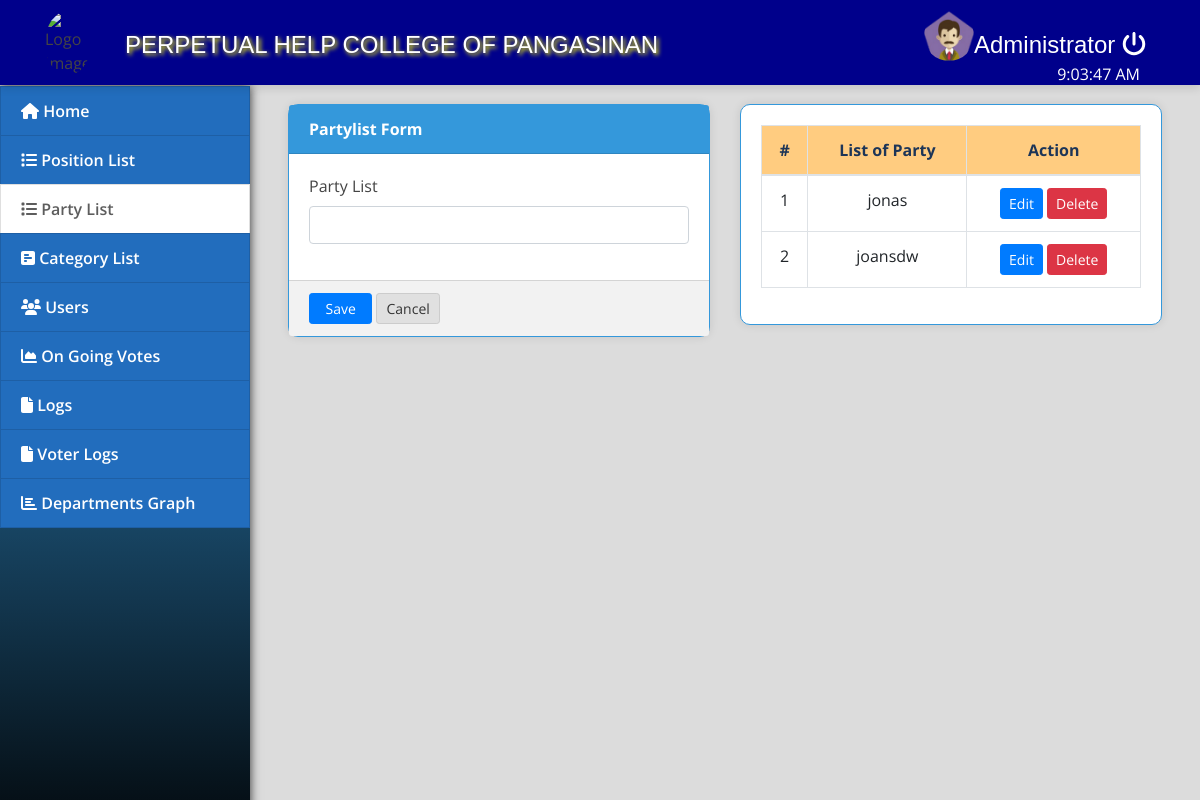
Before: /index.php?page=partylist (signed in) with the older database file.
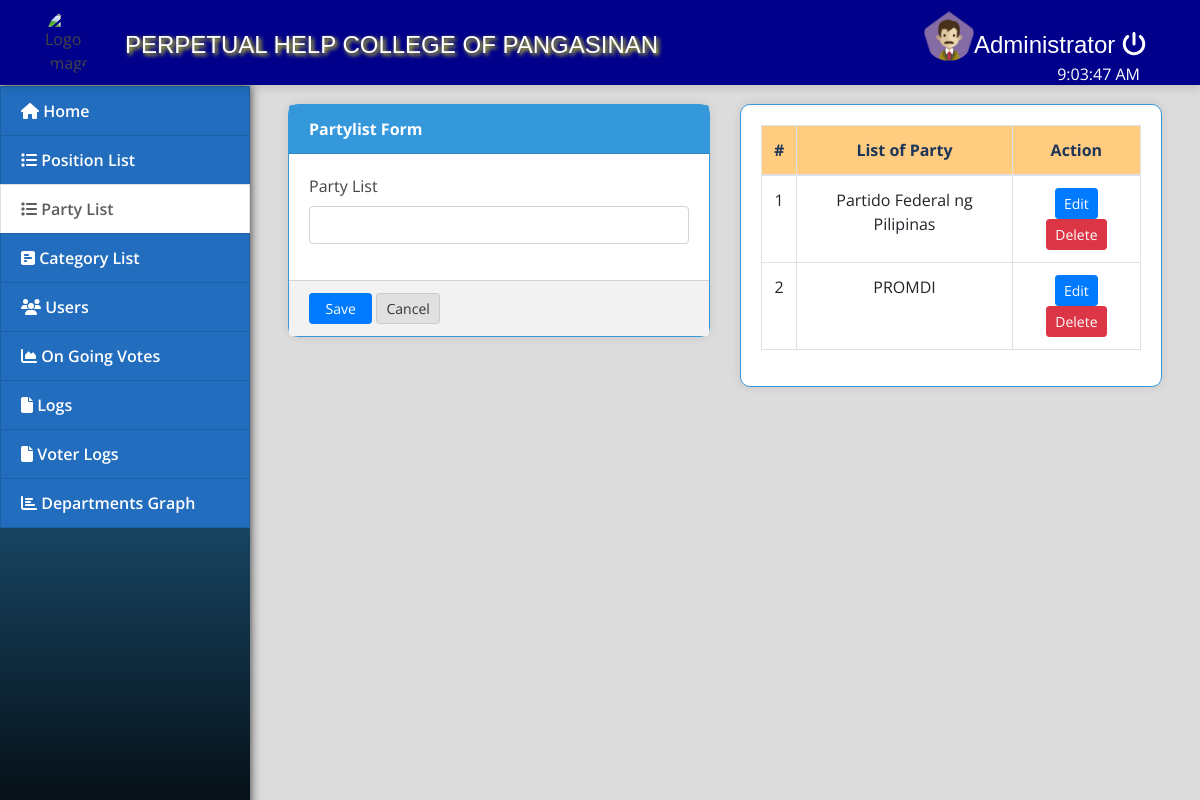
After: the same page with the newer database file.
### tables this page shows
CREATE TABLE `party_list` (
  `id` int(11) NOT NULL,
  `partylist` varchar(100) NOT NULL
);

### partylist.php (the view, shortened to what this page needs)
<?php include('db_connect.php'); ?>
<div class="container-fluid">
    <div class="col-lg-12">
        <div class="row">
            <div class="col-md-6">
                <form action="" id="manage-partylist">
                    <div class="card">
                        <div class="card-header">
                            Partylist Form
                        </div>
                        <div class="card-body">
                            <div class="form-group">
                                <label class="control-label">Party List</label>
                                <input type="text" class="form-control" name="partylist">
                            </div>
                        </div>
                        <div class="card-footer">
                            <div class="row">
                                <div class="col-md-12">
                                    <button class="btn btn-sm btn-primary col-sm-2"> Save</button>
                                    <button class="btn btn-sm btn-default col-sm-2" type="button" onclick="$('#manage-partylist').get(0).reset()"> Cancel</button>
                                </div>
                            </div>
                        </div>
                    </div>
            </div>
            <div class="col-md-6">
                <div class="card">
                    <div class="card-body">
                        <table class="table table-bordered table-hover">
                            <thead>
                                <tr>
                                    <th class="text-center">#</th>
                                    <th class="text-center">List of Party</th>
                                    <th class="text-center">Action</th>
                                </tr>
                            </thead>
                            <tbody>
                                <?php
                                $i = 1;
                                $cats = $conn->query("SELECT * FROM party_list order by id asc");
                                while ($row = $cats->fetch_assoc()) :
                                ?>
                                    <tr>
                                        <td class="text-center"><?php echo $i++ ?></td>
                                        <td class="text-center"><?php echo $row['partylist'] ?></td>
                                        <td class="text-center">
                                            <button class="btn btn-sm btn-primary edit_cat" type="button" data-id="<?php echo $row['id'] ?>" data-name="<?php echo $row['partylist'] ?>">Edit</button>
                                            <button class="btn btn-sm btn-danger delete_cat" type="button" data-id="<?php echo $row['id'] ?>">Delete</button>
                                        </td>
                                    </tr>
                                <?php endwhile; ?>
                            </tbody>
                        </table>
                    </div>
                </div>
            </div>
        </div>
    </div>
</div>

Changed rows visible on the page:
removed party_list: partylist "jonas"
removed party_list: partylist "joansdw"
added party_list: partylist "Partido Federal ng Pilipinas"
added party_list: partylist "PROMDI"
